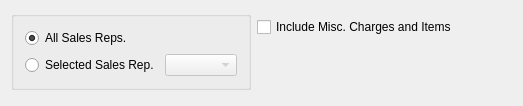
<?xml version="1.0" encoding="UTF-8"?>
<ui version="4.0">
 <comment>This file is part of the xTuple ERP: PostBooks Edition, a free and
open source Enterprise Resource Planning software suite,
Copyright (c) 1999-2011 by OpenMFG LLC, d/b/a xTuple.
It is licensed to you under the Common Public Attribution License
version 1.0, the full text of which (including xTuple-specific Exhibits)
is available at www.xtuple.com/CPAL.  By using this software, you agree
to be bound by its terms.</comment>
 <class>dspBriefEarnedCommissions</class>
 <widget class="QWidget" name="dspBriefEarnedCommissions">
  <property name="geometry">
   <rect>
    <x>0</x>
    <y>0</y>
    <width>523</width>
    <height>106</height>
   </rect>
  </property>
  <property name="windowTitle">
   <string>Brief Earned Commissions</string>
  </property>
  <layout class="QHBoxLayout" name="horizontalLayout">
   <item>
    <layout class="QVBoxLayout">
     <item>
      <widget class="QGroupBox" name="_salesrepGrouip">
       <property name="title">
        <string/>
       </property>
       <layout class="QVBoxLayout">
        <item>
         <widget class="QRadioButton" name="_allSalesreps">
          <property name="text">
           <string>All Sales Reps.</string>
          </property>
          <property name="checked">
           <bool>true</bool>
          </property>
         </widget>
        </item>
        <item>
         <layout class="QHBoxLayout">
          <item>
           <widget class="QRadioButton" name="_selectedSalesrep">
            <property name="text">
             <string>Selected Sales Rep.</string>
            </property>
           </widget>
          </item>
          <item>
           <widget class="XComboBox" name="_salesrep">
            <property name="enabled">
             <bool>false</bool>
            </property>
            <property name="sizePolicy">
             <sizepolicy hsizetype="Expanding" vsizetype="Fixed">
              <horstretch>0</horstretch>
              <verstretch>0</verstretch>
             </sizepolicy>
            </property>
           </widget>
          </item>
         </layout>
        </item>
       </layout>
      </widget>
     </item>
     <item>
      <spacer name="Spacer68">
       <property name="orientation">
        <enum>Qt::Vertical</enum>
       </property>
       <property name="sizeType">
        <enum>QSizePolicy::Expanding</enum>
       </property>
       <property name="sizeHint" stdset="0">
        <size>
         <width>20</width>
         <height>0</height>
        </size>
       </property>
      </spacer>
     </item>
    </layout>
   </item>
   <item>
    <layout class="QVBoxLayout" name="verticalLayout">
     <item>
      <widget class="DateCluster" name="_dates"/>
     </item>
     <item>
      <widget class="XCheckBox" name="_includeMisc">
       <property name="text">
        <string>Include Misc. Charges and Items</string>
       </property>
      </widget>
     </item>
     <item>
      <spacer name="Spacer2">
       <property name="orientation">
        <enum>Qt::Vertical</enum>
       </property>
       <property name="sizeType">
        <enum>QSizePolicy::Expanding</enum>
       </property>
       <property name="sizeHint" stdset="0">
        <size>
         <width>20</width>
         <height>0</height>
        </size>
       </property>
      </spacer>
     </item>
    </layout>
   </item>
   <item>
    <spacer name="horizontalSpacer">
     <property name="orientation">
      <enum>Qt::Horizontal</enum>
     </property>
     <property name="sizeHint" stdset="0">
      <size>
       <width>6</width>
       <height>20</height>
      </size>
     </property>
    </spacer>
   </item>
  </layout>
 </widget>
 <layoutdefault spacing="6" margin="11"/>
 <pixmapfunction>qPixmapFromMimeSource</pixmapfunction>
 <customwidgets>
  <customwidget>
   <class>DateCluster</class>
   <extends>QWidget</extends>
   <header>datecluster.h</header>
  </customwidget>
  <customwidget>
   <class>XCheckBox</class>
   <extends>QCheckBox</extends>
   <header>xcheckbox.h</header>
  </customwidget>
  <customwidget>
   <class>XComboBox</class>
   <extends>QComboBox</extends>
   <header>xcombobox.h</header>
  </customwidget>
 </customwidgets>
 <tabstops>
  <tabstop>_allSalesreps</tabstop>
  <tabstop>_selectedSalesrep</tabstop>
  <tabstop>_salesrep</tabstop>
  <tabstop>_includeMisc</tabstop>
 </tabstops>
 <resources/>
 <connections>
  <connection>
   <sender>_selectedSalesrep</sender>
   <signal>toggled(bool)</signal>
   <receiver>_salesrep</receiver>
   <slot>setEnabled(bool)</slot>
   <hints>
    <hint type="sourcelabel">
     <x>20</x>
     <y>20</y>
    </hint>
    <hint type="destinationlabel">
     <x>20</x>
     <y>20</y>
    </hint>
   </hints>
  </connection>
 </connections>
</ui>
